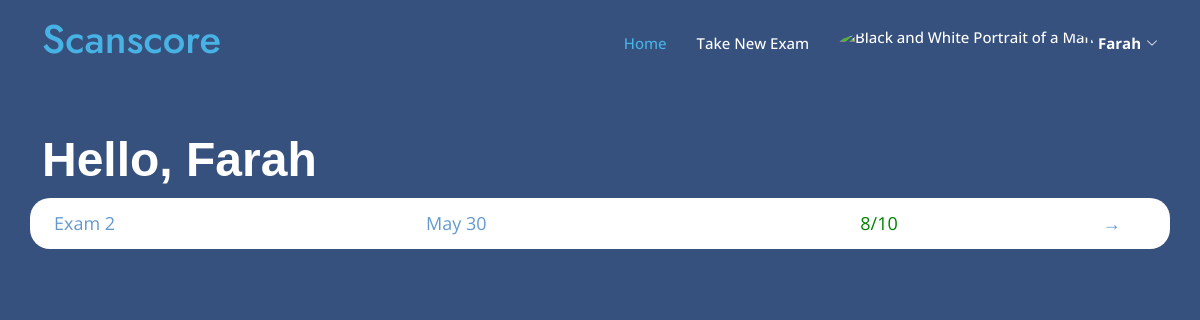
The page /student_dashboard/ (signed in) on the database as committed earlier.
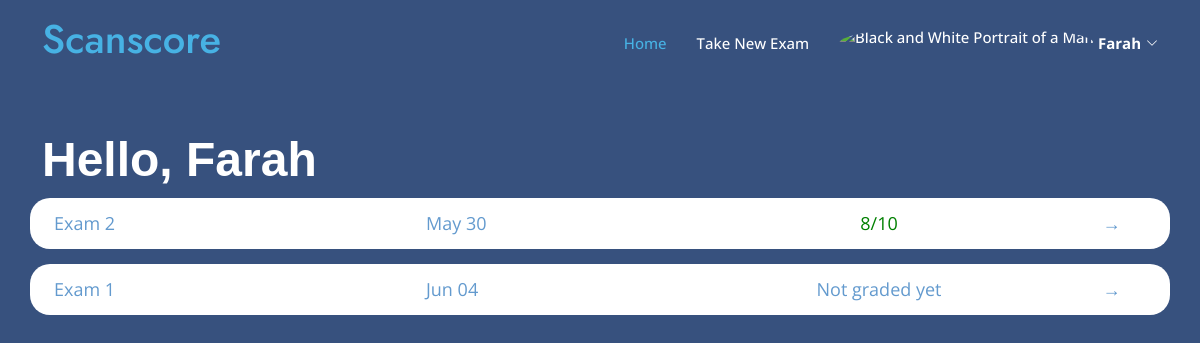
The same page on the database as committed later.
### myapp/models.py (models this page shows)
class ExamSubmission(models.Model):
    exam = models.ForeignKey(Exam, on_delete=models.CASCADE,related_name='submissions') #related name is used to access the submissions of a particular exam
    student = models.ForeignKey(User, on_delete=models.CASCADE,related_name='submissions') #related name is used to access the submissions of a particular student
    student_answer = models.TextField(max_length=10000)
    score = models.IntegerField()
    time_submitted = models.DateTimeField(auto_now_add=True)
    is_graded = models.BooleanField(default=False)
    is_approved = models.BooleanField(default=False) #If the teacher approves the grade , this will be set to true and then the student can see the grade

class Exam(models.Model):
    name = models.CharField(max_length=100)
    teacher = models.ForeignKey(User, on_delete=models.CASCADE)
    question= models.TextField(max_length=10000)
    model_answer = models.TextField(max_length=10000)
    keywordsList = models.TextField(max_length=10000,null=True,blank=True)
    is_active = models.BooleanField(default=False)
    time_created = models.DateTimeField(auto_now_add=True)
    time_updated = models.DateTimeField(auto_now=True)
    ocr_graded = models.BooleanField(default=False)

### myapp/views.py (the view)
# urls.py: path('student_dashboard/', views.student_dashboard, name='student_dashboard'),
def student_dashboard(request):
    if not hasattr(request.user, 'student'): # Check if the user is a student
        return HttpResponseForbidden("You are not authorized to view this page.")
    student_submissions = ExamSubmission.objects.filter(student=request.user)
    return render(request, 'myapp/student/student_dashboard.html', {'student_submissions': student_submissions})

### templates/myapp/student/student_dashboard.html (shortened to what this page needs)
{% load static %}
<!DOCTYPE html>
<html lang="en">
<head>
    <link href="{% static 'vendor/aos/aos.css' %}" rel="stylesheet">
    <link href="{% static 'vendor/bootstrap/css/bootstrap.min.css' %}" rel="stylesheet">
    <link href="{% static 'vendor/bootstrap-icons/bootstrap-icons.css' %}" rel="stylesheet">
    <link href="{% static 'vendor/boxicons/css/boxicons.min.css' %}" rel="stylesheet">
    <link href="{% static 'vendor/glightbox/css/glightbox.min.css' %}" rel="stylesheet">
    <link href="{% static 'vendor/remixicon/remixicon.css' %}" rel="stylesheet">
    <link href="{% static 'vendor/swiper/swiper-bundle.min.css' %}" rel="stylesheet">
    <link href="{% static 'css/style1.css' %}" rel="stylesheet">
</head>
<body>
    <header id="header" class="fixed-top">
        <div class="container d-flex align-items-center">
            <h1 class="me-auto"><a href="{% url 'student_dashboard' %}">Scanscore</a></h1>
            <nav id="navbar" class="navbar">
                <ul>
                    <li><a class="nav-link scrollto active" href="{% url 'student_dashboard' %}">Home</a></li>
                    <li><a class="nav-link scrollto" href="{% url 'take_exam' %}">Take New Exam</a></li>
                    <li class="dropdown">
                        <a href="#">
                            <img src="https://mdbcdn.b-cdn.net/img/Photos/new-templates/bootstrap-profiles/avatar-2.webp"
                                class="rounded-circle" height="35" alt="Black and White Portrait of a Man"
                                loading="lazy" />
                            <strong class="d-none d-sm-block ms-1">{{ user.first_name }}</strong><i
                                class="bi bi-chevron-down"></i>
                        </a>
                    </li>
                </ul>
            </nav>
        </div>
    </header>
    <section id="hero" class="d-flex" style="height: 100vh; text-align: left;">
        <div class="container">
            {% block content %}
            <h1
                style="font-family: 'Trebuchet MS', 'Lucida Sans Unicode', 'Lucida Grande', 'Lucida Sans', Arial, sans-serif;">
                Hello, {{ user.first_name }}
            </h1>
            <div class="exam-list">
                {% for submission in student_submissions %}
                <div class="exam-item row"
                    style="font-size: large; border-radius: 20px; background-color: white; color: rgb(99, 154, 206); padding: 12px; margin-bottom: 15px;">
                    <div class="exam-title col-md-4">{{ submission.exam.name }}</div>
                    <div class="exam-date col-md-3">{{ submission.time_submitted|date:"M d" }}</div>
                    {% if submission.is_approved %}
                    <div class="exam-grade col-md-4 grade" style="text-align: center;"
                        data-grade='{{ submission.score }}'>
                        {{ submission.score }}/10
                    </div>
                    {% else %}
                    <div class="exam-grade col-md-4" style="text-align: center;">
                        Not graded yet
                    </div>
                    {% endif %}
                    <div class="arrow col-md-1" style="cursor: pointer; text-align: center;"
                        onclick="location.href='{% url 'view_exam_student' submission.exam.id %}'">→</div>
                </div>
                {% empty %}
                <div style="text-align: center;">
                    <h2 style="padding-left: 15px;">No exams submitted yet.</h2>
                </div>
                {% endfor %}
            </div>
            {% endblock %}
        </div>
    </section>
</body>
</html>

Rows that differ between the two databases and show on the page:
added ExamSubmission: exam.name "Exam 1", time_submitted "Jun 04", is_approved "Not graded yet"
